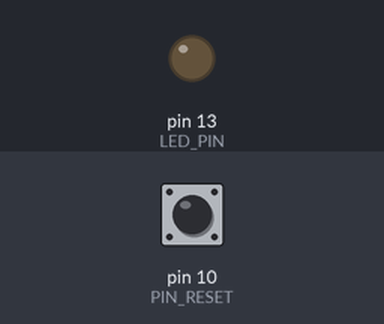
Simulated run of this sketch. Board: Arduino Mega 2560, built with avr-gcc and run on an emulated ATmega2560. On the bench: output pins drawn as LEDs (lit = HIGH). Dashed ring = blinking. The test bench sets the inputs (shaded band); at power-on: pin 10 (PIN_RESET) HIGH. What the sketch prints to the serial monitor is not drawn.

Above: at 1.8 s.
1.9 s: pin 10 (PIN_RESET) pulled LOW for 0.15 s
At 2.02 s:
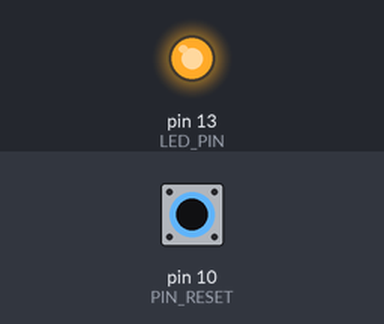
3.5 s: pin 10 (PIN_RESET) pulled LOW for 1 s
At 5.7 s:
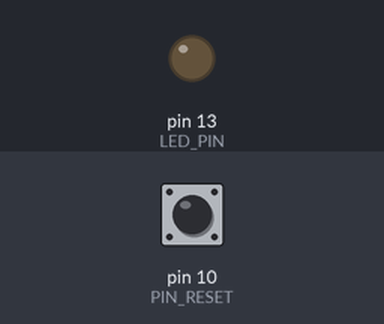
6.0 s: pin 10 (PIN_RESET) pulled LOW for 3.2 s
At 7.1 s:
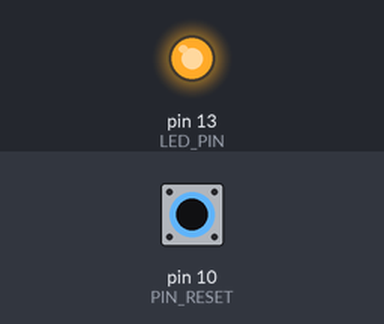
10.7 s: pin 10 (PIN_RESET) pulsed LOW 2 times (0.12 s each, 0.3 s apart)
At 10.81 s:
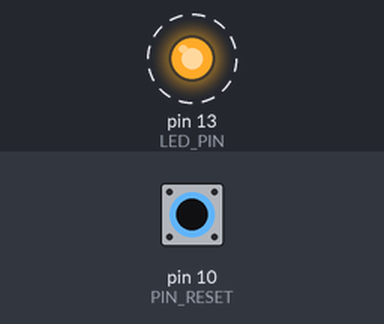
12.8 s: pin 10 (PIN_RESET) pulsed LOW 5 times (0.12 s each, 0.3 s apart)
At 15.2 s:
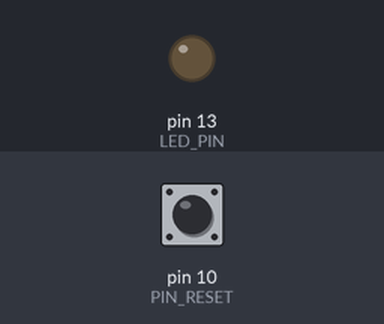
Timing chart, 0 to 16.7 s (numbered marks = the images above; inputs shaded):
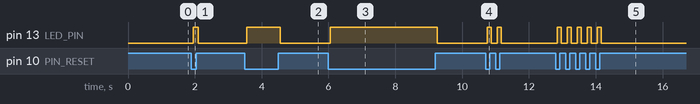

The sketch:

main.ino
```cpp
/*
  Teste botão reset — módulo kit 3 pinos (VCC, GND, SIG)
  Mega: SIG -> D10

  Módulo típico kit:
    Soltar  = HIGH
    Premir  = LOW

  Serial 9600
  LED integrado (D13) aceso quando premido
*/

#include <Arduino.h>

#define PIN_RESET 10
#define LED_PIN 13

#define DEBOUNCE_MS 50UL

unsigned long lastPrint = 0;
int lastEstavel = -1;

bool rawAnt = HIGH;
bool estavel = HIGH;
unsigned long ultMudancaMs = 0;

void setup() {
  pinMode(PIN_RESET, INPUT_PULLUP);
  pinMode(LED_PIN, OUTPUT);

  Serial.begin(9600);
  delay(500);

  rawAnt = digitalRead(PIN_RESET);
  estavel = rawAnt;
  ultMudancaMs = millis();
  lastEstavel = estavel;

  Serial.println();
  Serial.println(F("=== TESTE BOTAO RESET D10 ==="));
  Serial.println(F("Modulo: VCC->5V  GND->GND  SIG->D10"));
  Serial.println(F("Premir = LOW | Soltar = HIGH"));
  Serial.println(F("LED D13 aceso = premido"));
  Serial.println(F("--------------------------------------"));
  Serial.print(F("Estado inicial: "));
  Serial.println(estavel == LOW ? F("PREMIDO") : F("SOLTO"));
}

void loop() {
  unsigned long agora = millis();
  bool raw = digitalRead(PIN_RESET);

  if (raw != rawAnt) {
    rawAnt = raw;
    ultMudancaMs = agora;
  }

  if ((agora - ultMudancaMs) >= DEBOUNCE_MS && raw != estavel) {
    estavel = raw;

    Serial.println();
    if (estavel == LOW) {
      Serial.println(F(">> PREMIDO (LOW) — reset activo"));
    } else {
      Serial.println(F(">> SOLTO (HIGH) — reset inactivo"));
    }
  }

  digitalWrite(LED_PIN, estavel == LOW ? HIGH : LOW);

  if (estavel != lastEstavel) {
    lastEstavel = estavel;
  }

  if (agora - lastPrint >= 400) {
    lastPrint = agora;
    Serial.print(F("D10="));
    Serial.print(estavel == LOW ? F("LOW") : F("HIGH"));
    Serial.print(F(" | Raw="));
    Serial.println(raw == LOW ? F("LOW") : F("HIGH"));
  }
}
```

Measured:
- after the input at 1.9 s, pin 13 (LED_PIN): LOW → HIGH after 0.05 s, → LOW 0.15 s later
- after the input at 3.5 s, pin 13 (LED_PIN): LOW → HIGH after 0.05 s, → LOW 1.0 s later
- after the input at 6.0 s, pin 13 (LED_PIN): LOW → HIGH after 0.05 s, → LOW 3.2 s later
- after the input at 10.7 s, pin 13 (LED_PIN): alternates HIGH for 0.12 s and LOW for 0.18 s, 4 changes in all, then stays LOW, starting after 0.05 s
- after the input at 12.8 s, pin 13 (LED_PIN): alternates HIGH for 0.12 s and LOW for 0.18 s, 10 changes in all, then stays LOW, starting after 0.05 s
